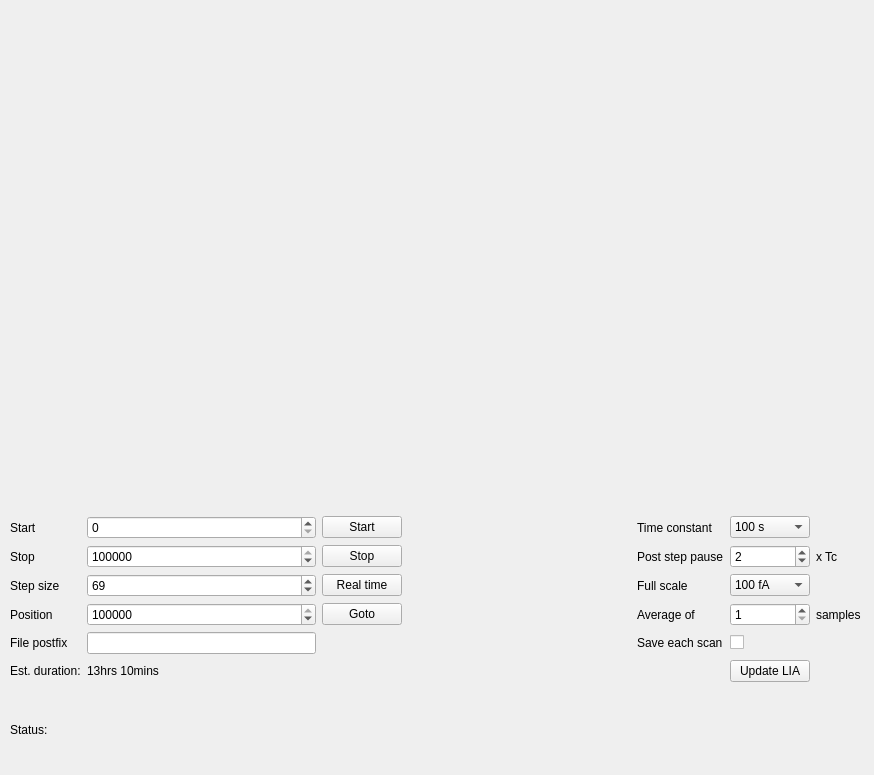
<?xml version="1.0" encoding="UTF-8"?>
<ui version="4.0">
 <class>MainWindow</class>
 <widget class="QMainWindow" name="MainWindow">
  <property name="geometry">
   <rect>
    <x>0</x>
    <y>0</y>
    <width>874</width>
    <height>775</height>
   </rect>
  </property>
  <property name="windowTitle">
   <string>MainWindow</string>
  </property>
  <widget class="QWidget" name="centralwidget">
   <widget class="QWidget" name="verticalLayoutWidget">
    <property name="geometry">
     <rect>
      <x>10</x>
      <y>10</y>
      <width>851</width>
      <height>761</height>
     </rect>
    </property>
    <layout class="QVBoxLayout" name="verticalLayout">
     <item>
      <widget class="QWidget" name="wplot" native="true">
       <property name="enabled">
        <bool>true</bool>
       </property>
       <property name="minimumSize">
        <size>
         <width>700</width>
         <height>500</height>
        </size>
       </property>
       <property name="maximumSize">
        <size>
         <width>2000</width>
         <height>2000</height>
        </size>
       </property>
      </widget>
     </item>
     <item>
      <layout class="QGridLayout" name="gridLayout_2">
       <item row="3" column="1">
        <widget class="QSpinBox" name="nPosition">
         <property name="maximum">
          <number>300000</number>
         </property>
         <property name="value">
          <number>135000</number>
         </property>
        </widget>
       </item>
       <item row="3" column="2">
        <widget class="QPushButton" name="btnGoto">
         <property name="text">
          <string>Goto</string>
         </property>
         <property name="checkable">
          <bool>false</bool>
         </property>
         <property name="autoDefault">
          <bool>false</bool>
         </property>
        </widget>
       </item>
       <item row="1" column="2">
        <widget class="QPushButton" name="btnStop">
         <property name="text">
          <string>Stop</string>
         </property>
         <property name="autoDefault">
          <bool>false</bool>
         </property>
        </widget>
       </item>
       <item row="2" column="0">
        <widget class="QLabel" name="label_3">
         <property name="text">
          <string>Step size</string>
         </property>
        </widget>
       </item>
       <item row="0" column="4">
        <widget class="QLabel" name="label_5">
         <property name="text">
          <string>Time constant</string>
         </property>
        </widget>
       </item>
       <item row="1" column="4">
        <widget class="QLabel" name="label_10">
         <property name="text">
          <string>Post step pause</string>
         </property>
        </widget>
       </item>
       <item row="0" column="2">
        <widget class="QPushButton" name="btnStart">
         <property name="text">
          <string notr="true">Start</string>
         </property>
         <property name="shortcut">
          <string notr="true"/>
         </property>
         <property name="autoDefault">
          <bool>false</bool>
         </property>
         <property name="default">
          <bool>false</bool>
         </property>
         <property name="flat">
          <bool>false</bool>
         </property>
        </widget>
       </item>
       <item row="2" column="2">
        <widget class="QPushButton" name="btnRealtime">
         <property name="text">
          <string>Real time</string>
         </property>
         <property name="autoDefault">
          <bool>false</bool>
         </property>
        </widget>
       </item>
       <item row="1" column="0">
        <widget class="QLabel" name="label_2">
         <property name="text">
          <string>Stop</string>
         </property>
        </widget>
       </item>
       <item row="3" column="3">
        <spacer name="horizontalSpacer_4">
         <property name="orientation">
          <enum>Qt::Horizontal</enum>
         </property>
         <property name="sizeHint" stdset="0">
          <size>
           <width>40</width>
           <height>20</height>
          </size>
         </property>
        </spacer>
       </item>
       <item row="0" column="1">
        <widget class="QSpinBox" name="nStart">
         <property name="maximum">
          <number>500000</number>
         </property>
        </widget>
       </item>
       <item row="0" column="0">
        <widget class="QLabel" name="label">
         <property name="text">
          <string>Start</string>
         </property>
        </widget>
       </item>
       <item row="2" column="3">
        <spacer name="horizontalSpacer_3">
         <property name="orientation">
          <enum>Qt::Horizontal</enum>
         </property>
         <property name="sizeHint" stdset="0">
          <size>
           <width>40</width>
           <height>20</height>
          </size>
         </property>
        </spacer>
       </item>
       <item row="3" column="0">
        <widget class="QLabel" name="label_4">
         <property name="text">
          <string>Position</string>
         </property>
        </widget>
       </item>
       <item row="4" column="4">
        <widget class="QLabel" name="label_8">
         <property name="text">
          <string>Save each scan</string>
         </property>
        </widget>
       </item>
       <item row="3" column="5">
        <widget class="QSpinBox" name="nAvg">
         <property name="minimum">
          <number>1</number>
         </property>
        </widget>
       </item>
       <item row="1" column="5">
        <widget class="QSpinBox" name="nPostmove">
         <property name="minimum">
          <number>0</number>
         </property>
         <property name="maximum">
          <number>30</number>
         </property>
         <property name="value">
          <number>2</number>
         </property>
        </widget>
       </item>
       <item row="3" column="4">
        <widget class="QLabel" name="label_7">
         <property name="text">
          <string>Average of</string>
         </property>
        </widget>
       </item>
       <item row="2" column="4">
        <widget class="QLabel" name="label_6">
         <property name="text">
          <string>Full scale</string>
         </property>
        </widget>
       </item>
       <item row="2" column="1">
        <widget class="QSpinBox" name="nStepsize">
         <property name="minimum">
          <number>1</number>
         </property>
         <property name="maximum">
          <number>500</number>
         </property>
         <property name="value">
          <number>69</number>
         </property>
        </widget>
       </item>
       <item row="0" column="3">
        <spacer name="horizontalSpacer">
         <property name="orientation">
          <enum>Qt::Horizontal</enum>
         </property>
         <property name="sizeHint" stdset="0">
          <size>
           <width>40</width>
           <height>20</height>
          </size>
         </property>
        </spacer>
       </item>
       <item row="1" column="3">
        <spacer name="horizontalSpacer_2">
         <property name="orientation">
          <enum>Qt::Horizontal</enum>
         </property>
         <property name="sizeHint" stdset="0">
          <size>
           <width>40</width>
           <height>20</height>
          </size>
         </property>
        </spacer>
       </item>
       <item row="4" column="5">
        <widget class="QCheckBox" name="cbSaveall">
         <property name="text">
          <string/>
         </property>
         <property name="checked">
          <bool>false</bool>
         </property>
        </widget>
       </item>
       <item row="0" column="5">
        <widget class="QComboBox" name="ddTc">
         <item>
          <property name="text">
           <string>100 s</string>
          </property>
         </item>
         <item>
          <property name="text">
           <string>30 s</string>
          </property>
         </item>
         <item>
          <property name="text">
           <string>10 s</string>
          </property>
         </item>
         <item>
          <property name="text">
           <string>3 s</string>
          </property>
         </item>
         <item>
          <property name="text">
           <string>1 s</string>
          </property>
         </item>
         <item>
          <property name="text">
           <string>300 ms</string>
          </property>
         </item>
         <item>
          <property name="text">
           <string>100 ms</string>
          </property>
         </item>
         <item>
          <property name="text">
           <string>30 ms</string>
          </property>
         </item>
         <item>
          <property name="text">
           <string>10 ms</string>
          </property>
         </item>
         <item>
          <property name="text">
           <string>3 ms</string>
          </property>
         </item>
         <item>
          <property name="text">
           <string>1 ms</string>
          </property>
         </item>
        </widget>
       </item>
       <item row="1" column="1">
        <widget class="QSpinBox" name="nStop">
         <property name="maximum">
          <number>500000</number>
         </property>
         <property name="value">
          <number>300000</number>
         </property>
        </widget>
       </item>
       <item row="2" column="5">
        <widget class="QComboBox" name="ddSens">
         <property name="maxVisibleItems">
          <number>20</number>
         </property>
         <item>
          <property name="text">
           <string>100 fA</string>
          </property>
         </item>
         <item>
          <property name="text">
           <string>200 fA</string>
          </property>
         </item>
         <item>
          <property name="text">
           <string>500 fA</string>
          </property>
         </item>
         <item>
          <property name="text">
           <string>1 pA</string>
          </property>
         </item>
         <item>
          <property name="text">
           <string>2 pA</string>
          </property>
         </item>
         <item>
          <property name="text">
           <string>5 pA</string>
          </property>
         </item>
         <item>
          <property name="text">
           <string>10 pA</string>
          </property>
         </item>
         <item>
          <property name="text">
           <string>20 pA</string>
          </property>
         </item>
         <item>
          <property name="text">
           <string>50 pA</string>
          </property>
         </item>
         <item>
          <property name="text">
           <string>100 pA</string>
          </property>
         </item>
         <item>
          <property name="text">
           <string>200 pA</string>
          </property>
         </item>
         <item>
          <property name="text">
           <string>500 pA</string>
          </property>
         </item>
         <item>
          <property name="text">
           <string>1 nA</string>
          </property>
         </item>
         <item>
          <property name="text">
           <string>2 nA</string>
          </property>
         </item>
         <item>
          <property name="text">
           <string>5 nA</string>
          </property>
         </item>
         <item>
          <property name="text">
           <string>10 nA</string>
          </property>
         </item>
         <item>
          <property name="text">
           <string>20 nA</string>
          </property>
         </item>
         <item>
          <property name="text">
           <string>50 nA</string>
          </property>
         </item>
         <item>
          <property name="text">
           <string>100 nA</string>
          </property>
         </item>
         <item>
          <property name="text">
           <string>200 nA</string>
          </property>
         </item>
         <item>
          <property name="text">
           <string>500 nA</string>
          </property>
         </item>
        </widget>
       </item>
       <item row="5" column="5">
        <widget class="QPushButton" name="btnUpdate">
         <property name="text">
          <string>Update LIA</string>
         </property>
        </widget>
       </item>
       <item row="3" column="6">
        <widget class="QLabel" name="label_9">
         <property name="text">
          <string>samples</string>
         </property>
        </widget>
       </item>
       <item row="1" column="6">
        <widget class="QLabel" name="label_11">
         <property name="text">
          <string>x Tc</string>
         </property>
        </widget>
       </item>
       <item row="5" column="0">
        <widget class="QLabel" name="label_12">
         <property name="text">
          <string>Est. duration:</string>
         </property>
        </widget>
       </item>
       <item row="5" column="1" colspan="2">
        <widget class="QLabel" name="lblEstduration">
         <property name="text">
          <string>13hrs 10mins</string>
         </property>
        </widget>
       </item>
       <item row="4" column="0">
        <widget class="QLabel" name="label_13">
         <property name="text">
          <string>File postfix</string>
         </property>
        </widget>
       </item>
       <item row="4" column="1">
        <widget class="QLineEdit" name="fileprefix">
         <property name="maxLength">
          <number>32</number>
         </property>
        </widget>
       </item>
      </layout>
     </item>
     <item>
      <widget class="QLabel" name="statusBar">
       <property name="text">
        <string>Status: </string>
       </property>
      </widget>
     </item>
    </layout>
   </widget>
  </widget>
 </widget>
 <resources/>
 <connections/>
</ui>
